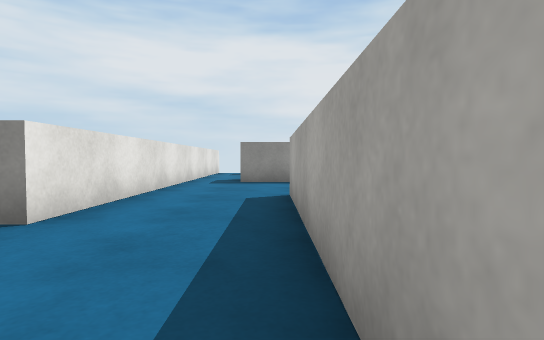
View 1 (above)

23 first-person views from a walk through a scene from a Unity 3-D project. The camera is 0.64 m above the floor, tilts 2° down and sees 80° across. The floor is counted in squares, 1 m on a side. Each view is taken from the middle of a square. On the plan, view 1 faces up. The plan holds only what a view shows up to about 10 squares ahead; the rest is blank. The player is left out. Surface patterns are stand-ins for the level's own textures.

View 2
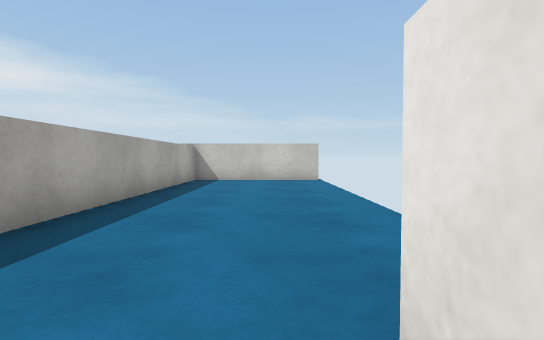

View 3
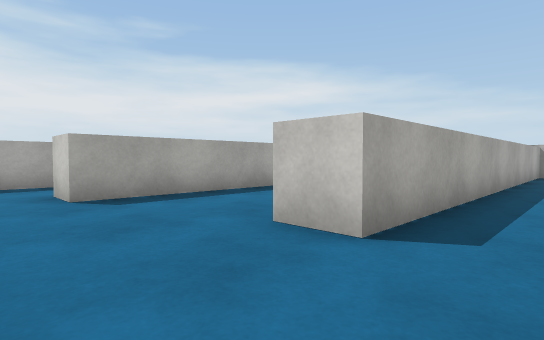

View 4
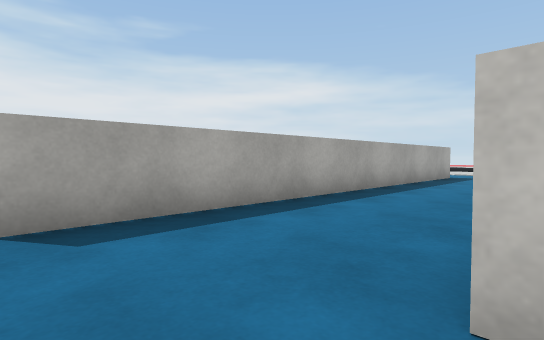

View 5
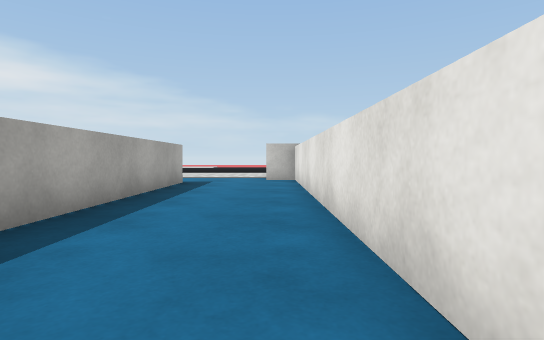

View 6
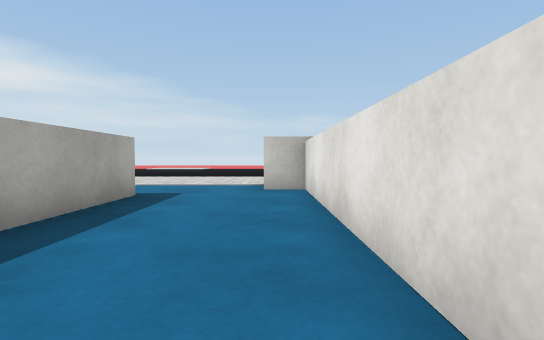

View 7
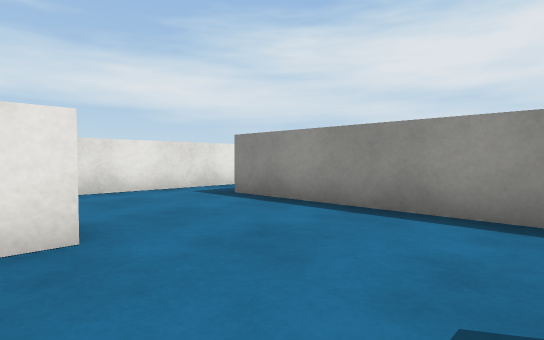

View 8
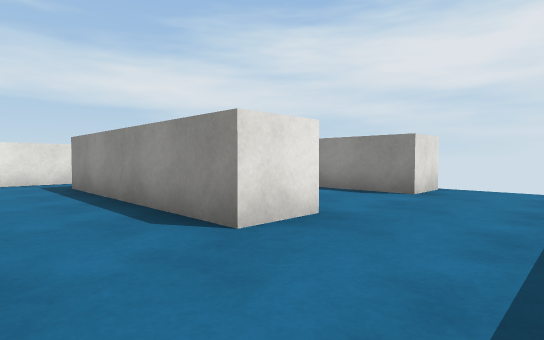

View 9
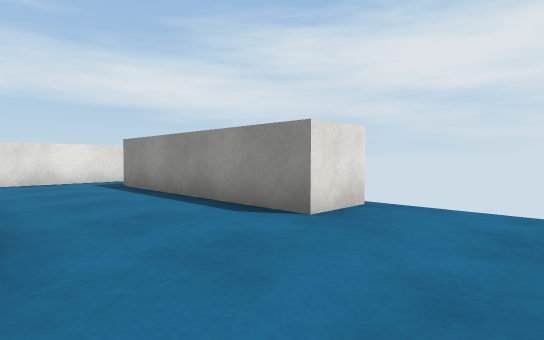

View 10
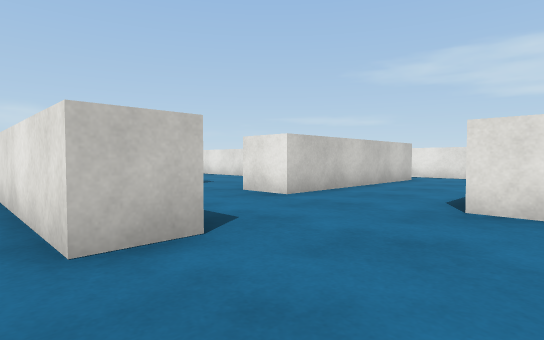

View 11
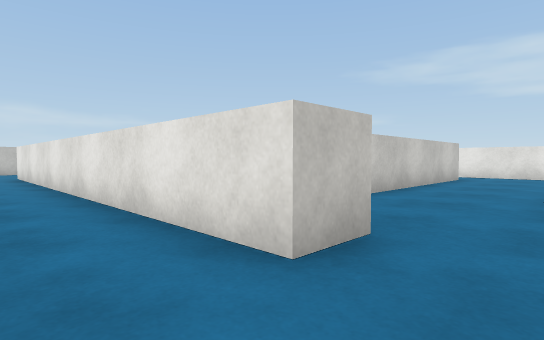

View 12
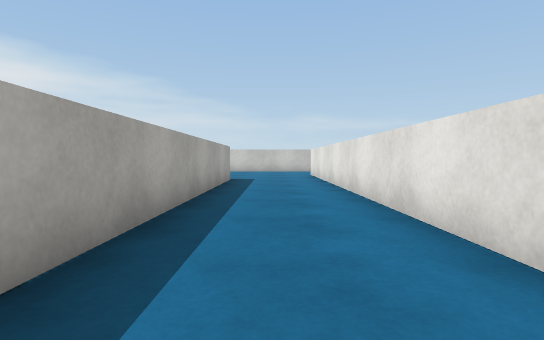

View 13
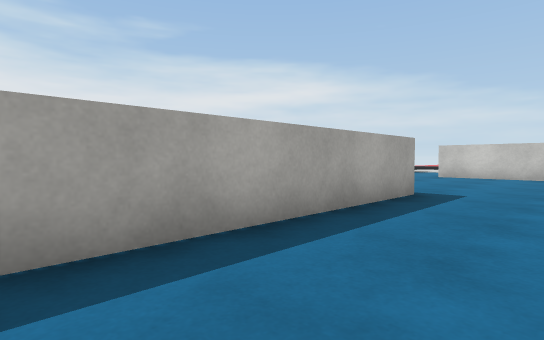

View 14
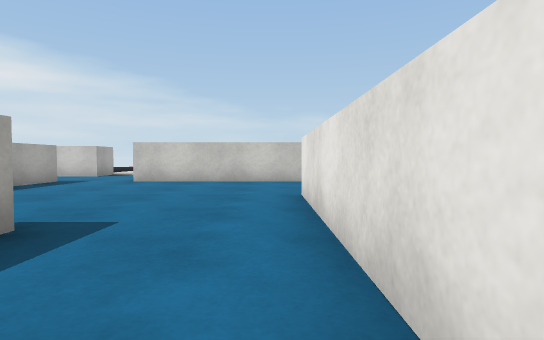

View 15
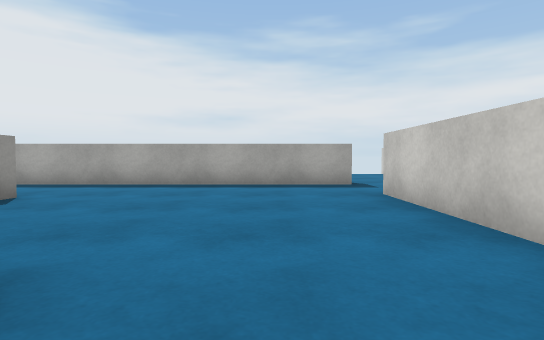

View 16
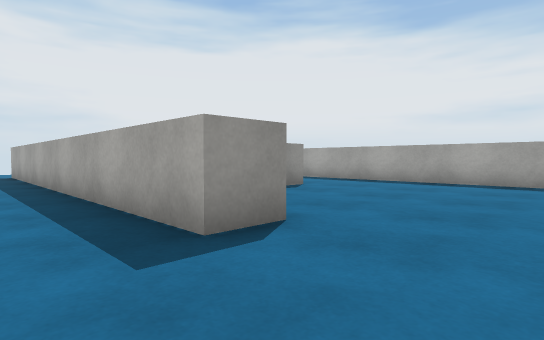

View 17
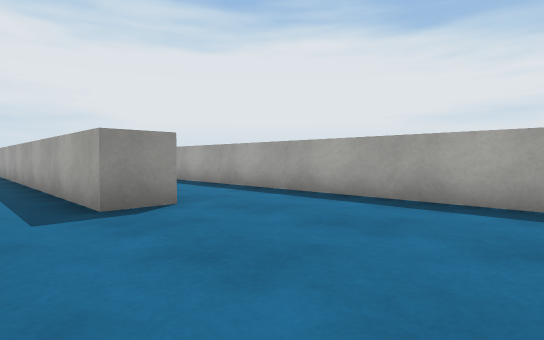

View 18
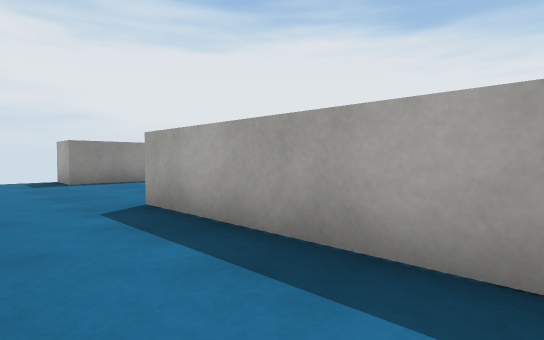

View 19
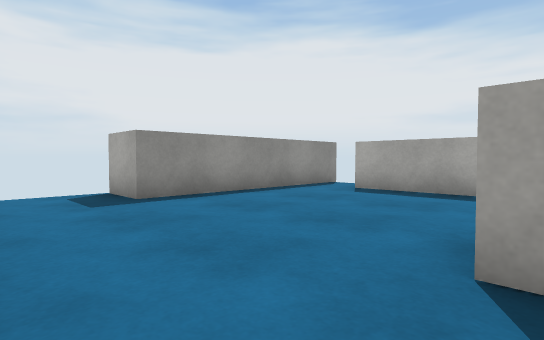

View 20
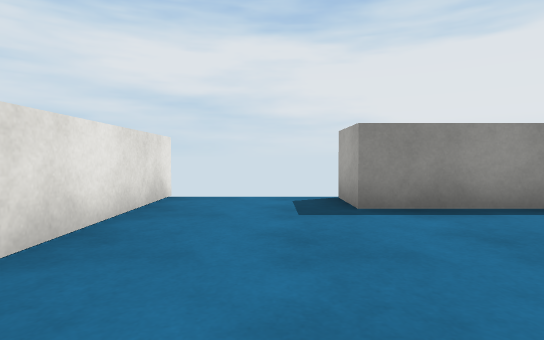

View 21
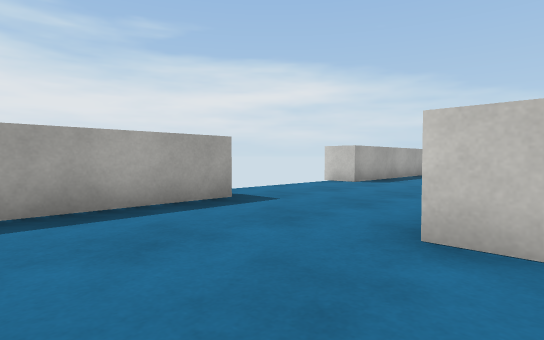

View 22
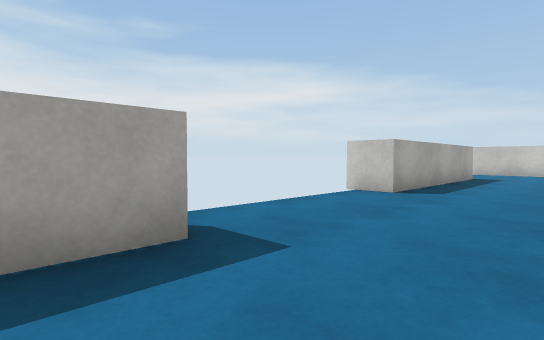

View 23
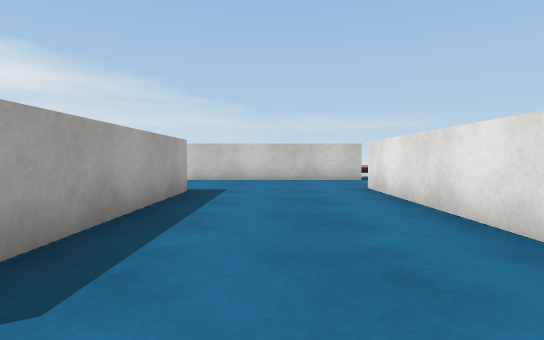

### Floor plan
Points are (right, up) in squares from view 1. A wall is a line through its corners. A room is listed if a view was taken in it or the views show most of it. See-through windows are left out.
Room 1 (views 1, 2, 3, 4, 5, 6, 7)
walls: (1.3, 3.2) (1.3, -5.7) (2.2, -5.7); (4.4, -4.6) (4.4, 6.8) (5.4, 6.8); (4.7, 8.9) (-0.9, 8.9); (-3.5, -5.7) (0.3, -5.7) (0.3, 5.7) (1.3, 5.7) (1.3, 5.1); (-2.4, 10.5) (-2.4, 3)
ways out: opening at (-2, 9.5) to room 2; opening at (4.5, 7.5) to room 2; opening at (3.5, -4.5)
Room 2 (views 8, 9, 10, 11, 12, 13, 14, 15, 16, 17, 18, 19)
walls: (12.4, 3.2) (11.3, 3.2) (11.3, 11.9); (7.4, 11.7) (8.5, 11.7) (8.5, 0.3) (7.5, 0.3) (7.5, 10.6); (8.1, -3) (12.9, -3); (4.7, 14.2) (4.7, 12.9) (-0.9, 12.9); (-0.9, 10.1) (4.7, 10.1) (4.7, 8.9); (14.9, -3) (14.9, 8.4); (-2.4, 13.5) (-2.4, 10.5)
ways out: opening at (-2, 9.5) to room 1; opening at (4.5, 7.5) to room 1; opening at (13.5, 8.5) to room 3; opening at (14, -3)
Room 3 (views 20, 21, 22, 23)
walls: (19.3, 7.6) (19.3, 11.8); (15.9, 1.6) (15.9, -3); (14.9, 8.4) (16, 8.4); (19.7, -2.4) (19.7, 3.1) (20.8, 3.1); (20.8, 13.1) (15.1, 13.1) (15.1, 14.4); (12.3, 14.6) (12.3, 11); (16.4, -5.7) (20.6, -5.7)
ways out: opening at (13.5, 8.5) to room 2; opening at (16, -4.5)

Positions as (right, up) in squares from view 1, and headings:
1: (0, 0), facing up
2: (-2, 4), facing down
3: (-1, 8), facing down-right
4: (1, 7), facing down-right
5: (2, 4), facing down
6: (2, 1), facing down
7: (4, 5), facing up-left
8: (7, 7), facing up-left
9: (7, 10), facing up-left
10: (9, 14), facing down-left
11: (10, 13), facing down-left
12: (10, 13), facing down
13: (9, 9), facing down-right
14: (9, 6), facing down
15: (7, -1), facing right
16: (6, -2), facing up-right
17: (10, -1), facing up-right
18: (13, 4), facing up-right
19: (13, 8), facing up-right
20: (14, 9), facing up
21: (15, 11), facing down-right
22: (17, 9), facing down-right
23: (18, 4), facing down
